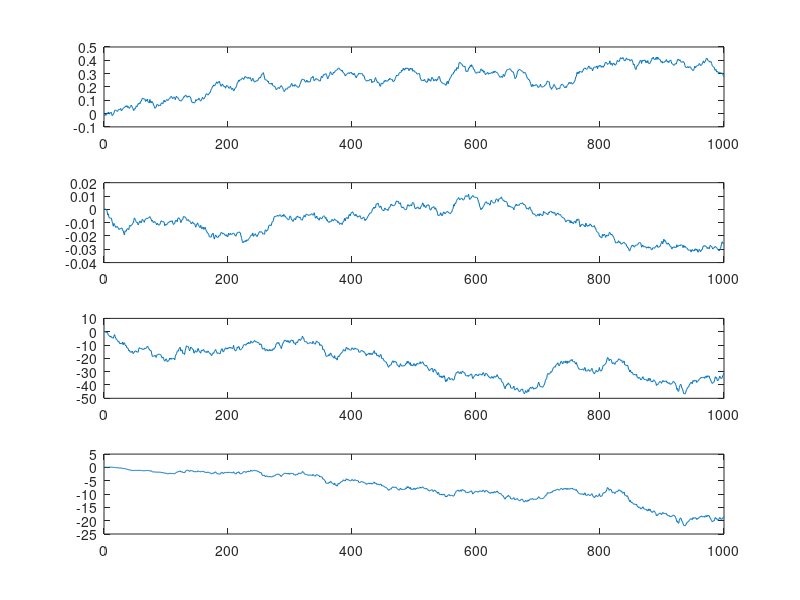

The MATLAB source for this figure: (Note: this script raises an error after producing the figure.)
%% simulated prices

sT=1000;

delta=0.0001;
% Vw=delta/(1-delta)*diag(ones(2, 1));
Vw1=0.0001;
Vw2=0.000001;
Ve=0.001;

sbeta=NaN(2, sT);

sbeta(1,:)=cumsum(sqrt(Vw1)*randn(1,sT));
sbeta(2,:)=cumsum(sqrt(Vw2)*randn(1,sT));

sdiffX=randn(sT,1);

sdiffY= sbeta(1,:)'.*sdiffX + sbeta(2,:)'+sqrt(Ve)*randn(sT,1);

sX=cumsum(sdiffX);
sY=cumsum(sdiffY);

figure(3);

subplot(4,1,1);
plot(sbeta(1,:));
subplot(4,1,2);
plot(sbeta(2,:));
subplot(4,1,3);
plot(sX);
subplot(4,1,4);
plot(sY);


%% Kalman Filtering on Simulated data



% Augment x with ones to accommodate possible offset in the regression
% between y vs x.
y=sdiffY;
x=[sdiffX ones(sT,1)];
yhat=NaN(sT,1); % measurement prediction
e=NaN(sT,1); % measurement prediction error
Q=NaN(sT,1); % measurement prediction error variance
%R=NaN(T,2,2); %State covariance prediction
% For clarity, we denote R(t|t) by P(t).
% initialize P and beta.
P=zeros(2);
R=zeros(2);
beta=NaN(2, sT);
Vw=diag([Vw1 Vw2]);
% Ve=0.001;
% Initialize beta(:, 1) to zero
beta(:,1)=0;
ZScore=NaN(sT,1);
for t=1:sT
    if (t > 1)
        beta(:, t)=beta(:, t-1); % state prediction.
        R=P+Vw; % state covariance prediction.
    end
    yhat(t)=x(t, :)*beta(:, t); % measurement prediction.
    Q=x(t, :)*R*x(t, :)'+Ve; % measurement variance prediction.
    % Observe y(t)
    e(t)=y(t)-yhat(t); % measurement prediction error
    K=R*x(t, :)'/Q; % Kalman gain
    beta(:, t)=beta(:, t)+K*e(t); % State update.
    P=R-K*x(t, :)*R; % State covariance update
%     noise(t)=(Y(t)-beta(1,t)*X(t)-beta(2,t))/sqrt(Q);
    ZScore(t)=(diffY(t)-beta(1,t)*diffX(t)-beta(2,t))/sqrt(Q);
end

figure(4);
subplot(2,1,1);
plot(sbeta(1,:));
hold on;
plot(beta(1,:));
hold off;
subplot(2,1,2);
plot(sbeta(2,:));
hold on;
plot(beta(2,:));
hold off;


%% Importing Data
%  [Data,txt,~]=xlsread('BTC-ETH-Data.xlsx','A1:C240861');
% [Data,txt,~]=xlsread('BTC-ETH-Data.xlsx','A50000:C240861');
% [Data,txt,~]=xlsread('BTC-ETH-Data.xlsx','A1:C40000');
[Data,txt,~]=xlsread('tullow-data.xlsx');
% [Data,txt,~]=xlsread('tullow-data.xlsx','A1:C1000');

% Data=Data(150000:200000,:);
Y=Data(:,2);
X=Data(:,1);
Index=txt(2:end,1);

T=length(Y);

%%

cost=0.005; %Transaction Cost

% logY=log(Y);
% logX=log(X);

T=length(Y);


diffY=[0;Y(2:end)-Y(1:end-1)];

diffX=[0;X(2:end)-X(1:end-1)];



% Augment x with ones to accommodate possible offset in the regression
% between y vs x.
y=diffY;
x=[diffX ones(T,1)];
delta=0.5;    %0.0001 % delta=0 allows no change (like traditional linear regression).
yhat=NaN(T,1); % measurement prediction
e=NaN(T,1); % measurement prediction error
Q=NaN(T,1); % measurement prediction error variance
%R=NaN(T,2,2); %State covariance prediction
% For clarity, we denote R(t|t) by P(t).
% initialize P and beta.
P=zeros(2);
R=zeros(2);
beta=NaN(2, T);
Vw=delta/(1-delta)*diag(ones(2, 1));
Ve=1;
% Initialize beta(:, 1) to zero
beta(:,1)=0;
ZScore=NaN(T,1);
for t=1:T
    if (t > 1)
        beta(:, t)=beta(:, t-1); % state prediction.
        R=P+Vw; % state covariance prediction.
    end
    yhat(t)=x(t, :)*beta(:, t); % measurement prediction.
    Q=x(t, :)*R*x(t, :)'+Ve; % measurement variance prediction.
    % Observe y(t)
    e(t)=y(t)-yhat(t); % measurement prediction error
    K=R*x(t, :)'/Q; % Kalman gain
    beta(:, t)=beta(:, t)+K*e(t); % State update.
    P=R-K*x(t, :)*R; % State covariance update
%     noise(t)=(Y(t)-beta(1,t)*X(t)-beta(2,t))/sqrt(Q);
    ZScore(t)=(diffY(t)-beta(1,t)*diffX(t)-beta(2,t))/sqrt(Q);
end

% winMA=1000;
% ZScore=movmean(noise,[winMA 0]);



% marketVal=abs(normdiff);

% Position (BTC,ETH)

thY=-0.003*ones(T,1); %threshold to buy BTC
thX=0.003*ones(T,1); %threshold to buy ETH
val=1;   %market value of each position

pos=zeros(T,2);
thPer=4000;
thWin=4000;
thRelax=0.5;
longY=[];
shortY=[];
close=[];
notrade=2;
for t=notrade:T
    %Optimize Thresholds
%         if (mod(t,thPer)==0)
%             t
%             thYarray=-0.05:0.005:0.05;
%             thXarray=-0.05:0.005:0.05;
%             [thYarray,thXarray]=meshgrid(thYarray,thXarray);
%             V=arrayfun(@(x,y) (net_Value_Kal(ZScore(t-thWin+1:t),Y(t-thWin+1:t),X(t-thWin+1:t)...
%                 ,x,y)),thYarray,thXarray);
%             [~,I]=max(V(:));
%             thY(t:min(t+thPer-1,T))=thRelax*thYarray(I)+(1-thRelax)*thY(t-1);
%             thX(t:min(t+thPer-1,T))=thRelax*thXarray(I)+(1-thRelax)*thX(t-1);
%         end;

    if (ZScore(t)<thY(t))&&(pos(t-1,1)<=0)
%         pos(t,:)=[val/Y(t) , -val/X(t)];
%         pos(t,:)=[val/Y(t) , -val*abs(beta(1,t))/X(t)];
        pos(t,:)=[val/Y(t) , -val/Y(t)*beta(1,t)];
%         position(t,:)=[val/Y(t) , 0];
        longY=[longY , t];
    elseif (ZScore(t)>thX(t))&&(pos(t-1,1)>=0) 
%         pos(t,:)=[-val/Y(t) , val/X(t)];
        pos(t,:)=[-val/Y(t) , val/Y(t)*beta(1,t)];
%         position(t,:)=[0 , val/X(t)];
%         position(t,:)=[0 , 0];
%         position(t,:)=[0 , sign(beta(1,t))*val/ETH(t)];
        shortY=[shortY , t];
    else
        pos(t,:)=pos(t-1,:);
    end
end

% position=[-normdiff./BTC , normdiff./ETH];

marketVal=repmat(val,T,1);

PnL=pos(1:end-1,1).*(Y(2:end)-Y(1:end-1)) + pos(1:end-1,2).*(X(2:end)-X(1:end-1))...
    -cost/2*abs(pos(2:end,1)-pos(1:end-1,1)).*Y(2:end)-cost/2*abs(pos(2:end,2)-pos(1:end-1,2)).*X(2:end);
PnL=[0;PnL];




% netVal=cumsum(PnL)+pos(:,1).*Y+pos(:,2).*X;
netVal=cumsum(PnL);
BnH=Y-Y(1);
lev=10; %Leverage
margin=1/lev*(max(pos(:,1),0).*Y+max(pos(:,2),0).*X)-min(netVal,0);

[netVal(end) , max(margin)]
sum(~((pos(2:end,1)==pos(1:end-1,1))&(pos(2:end,2)==pos(1:end-1,2))))

%  close all;
figure(1);
subplot(3,1,1);
plot(netVal);
subplot(3,1,2);
plot(Y);
hold on;
plot(longY,Y(longY),'.');
hold off;
subplot(3,1,3);
plot(X);
hold on;
plot(shortY,X(shortY),'.');
hold off;
% subplot(5,1,4);
% plot(beta(1,:));
% axis([0 T -.2 .5]);
% subplot(4,1,4);
figure(2);
subplot(3,1,1);
plot(ZScore);
% axis([0 T -.001 .001]);
hold on;
plot(thY);
hold on;
plot(thX);
hold off;
subplot(3,1,2);
plot(beta(1,:));
subplot(3,1,3);
plot(beta(2,:));
% figure;
% plot(movstd(ZScore(1000:end),[2000 0]));
% 
% figure;
% subplot(2,1,1);
% plot(mm);
% axis([0 T -0.02 0.02])
% subplot(2,1,2);
% plot(log(Y./X))


%% Outputs
% delete('BTC-ETH-Output.xlsx');
outputFileName=['Output',datestr(now,'HHMMSS'),'.xlsx'];
xlswrite(outputFileName,{'Index','BTC','ETH','logBTC','logETH','difflog',...
    'Moving Average','normdiff','marketVal','positionBTC','positionETH','PnL','netVal','BnH'},1,'A1');
xlswrite(outputFileName,[Y,X,logY,logX,difflog,...
    movAverage,ZScore,marketVal,pos,PnL,netVal,BnH],1,'B2');
xlswrite(outputFileName,Index,1,'A2');

%% Optimizimg the Mean Reverting Strategy

% Y=fmincon(@(Y) (net_Value(BTC,ETH,1000,Y(1),Y(2))),[-0.5,0.5]);

thY=-2:.2:2;
thX=-2:.2:2;
[thY,thX]=meshgrid(thY,thX);

V=arrayfun(@(x,y) (net_Value(Y,X,1000,x,y)),thY,thX);

figure;
surf(thY,thX,V);

[~,I]=max(V(:));
[thY(I),thX(I)]

% -0.6 , 0
